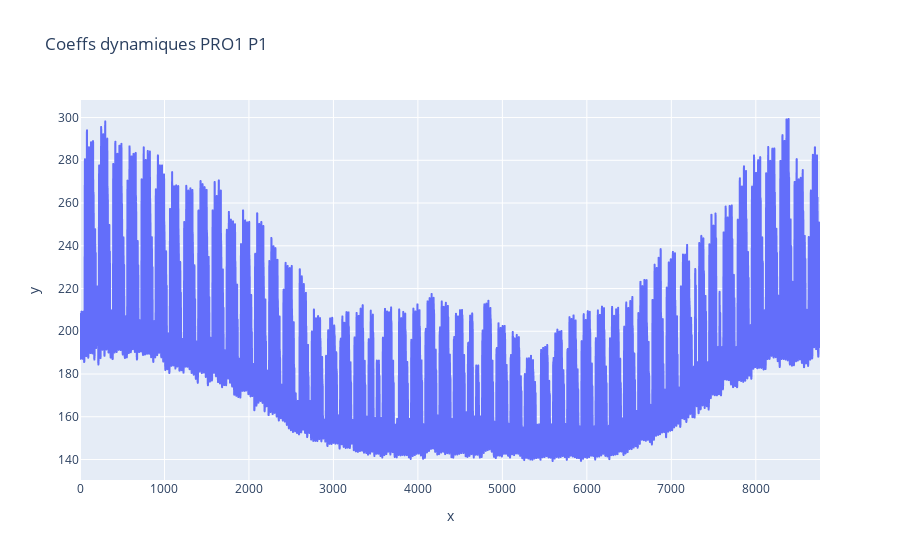

Source (notebook cell):
### Code cell
x2=np.linspace(0,C0.shape[1],C0.shape[1])
fig=px.line(x=x2,y=C2,title="Coeffs dynamiques PRO1 P1")
fig.show()

### Figure 1 — Plotly figure (JSON) as saved in the notebook; plotly's stock layout.template omitted (floating-point values rounded to 4 significant figures; data arrays with more than 128 entries replaced by an {"elided": "..."} marker saying what was removed)
{"data": [{"hovertemplate": "x=%{x}<br>y=%{y}<extra></extra>", "legendgroup": "", "line": {"color": "#636efa", "dash": "solid"}, "marker": {"symbol": "circle"}, "mode": "lines", "name": "", "showlegend": false, "type": "scattergl", "x": {"elided": "8760 float values"}, "xaxis": "x", "y": {"elided": "8760 float values"}, "yaxis": "y"}], "layout": {"legend": {"tracegroupgap": 0}, "title": {"text": "Coeffs dynamiques PRO1 P1"}, "xaxis": {"anchor": "y", "domain": [0, 1], "title": {"text": "x"}}, "yaxis": {"anchor": "x", "domain": [0, 1], "title": {"text": "y"}}}}
